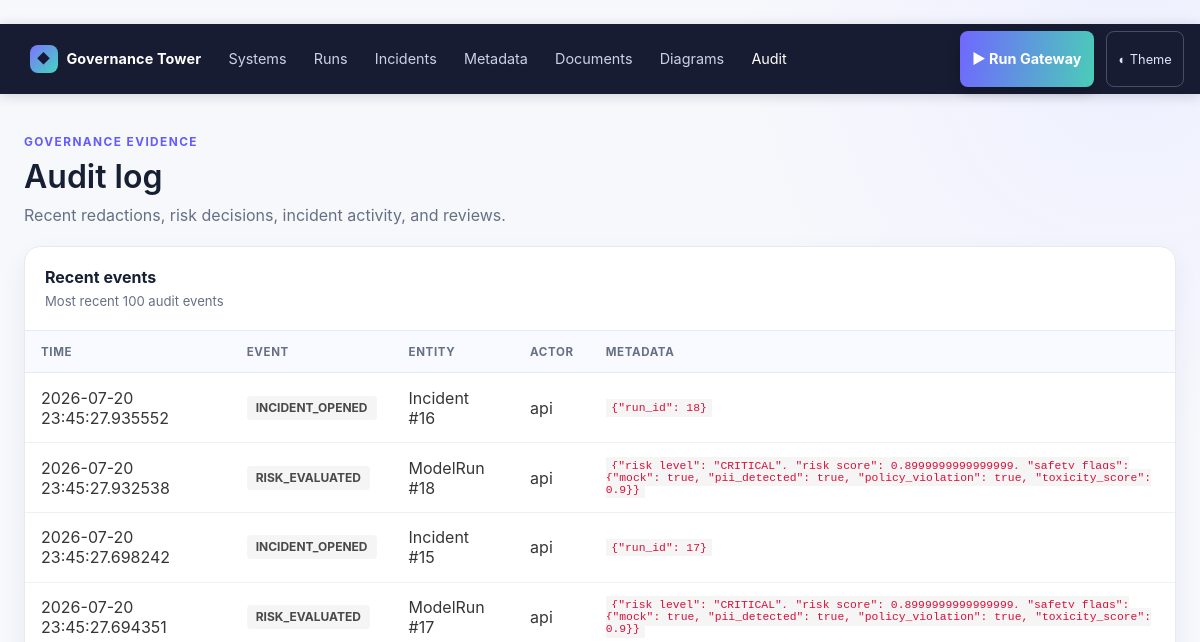
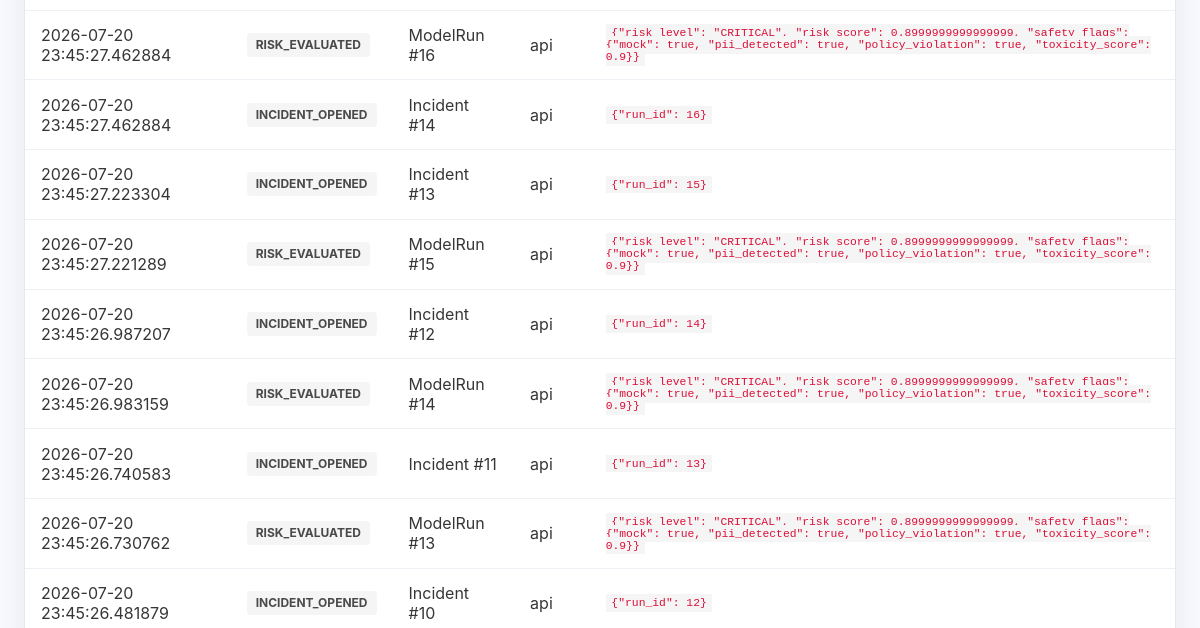
Page /dashboard/audit (upper part) on the earlier database version (2 pictures, top to bottom).
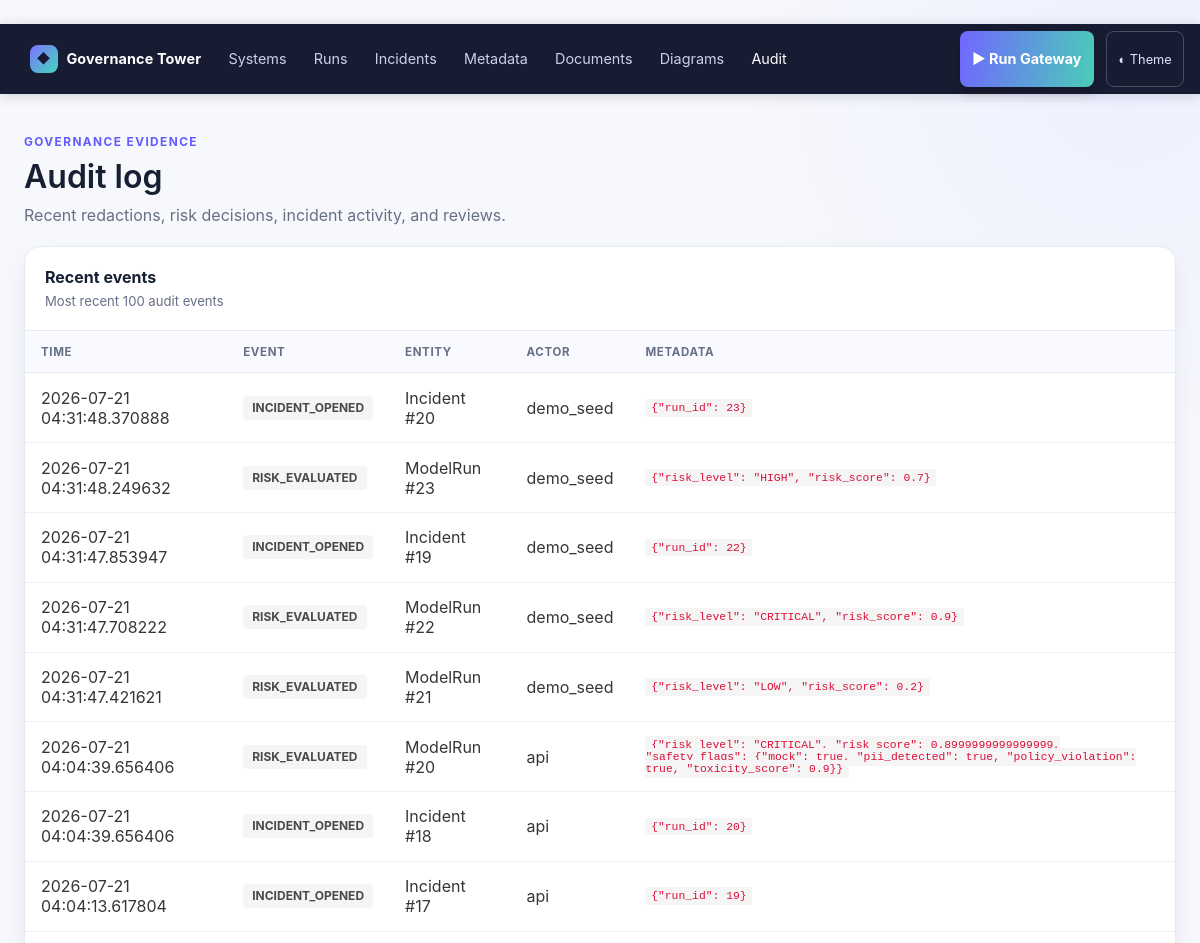
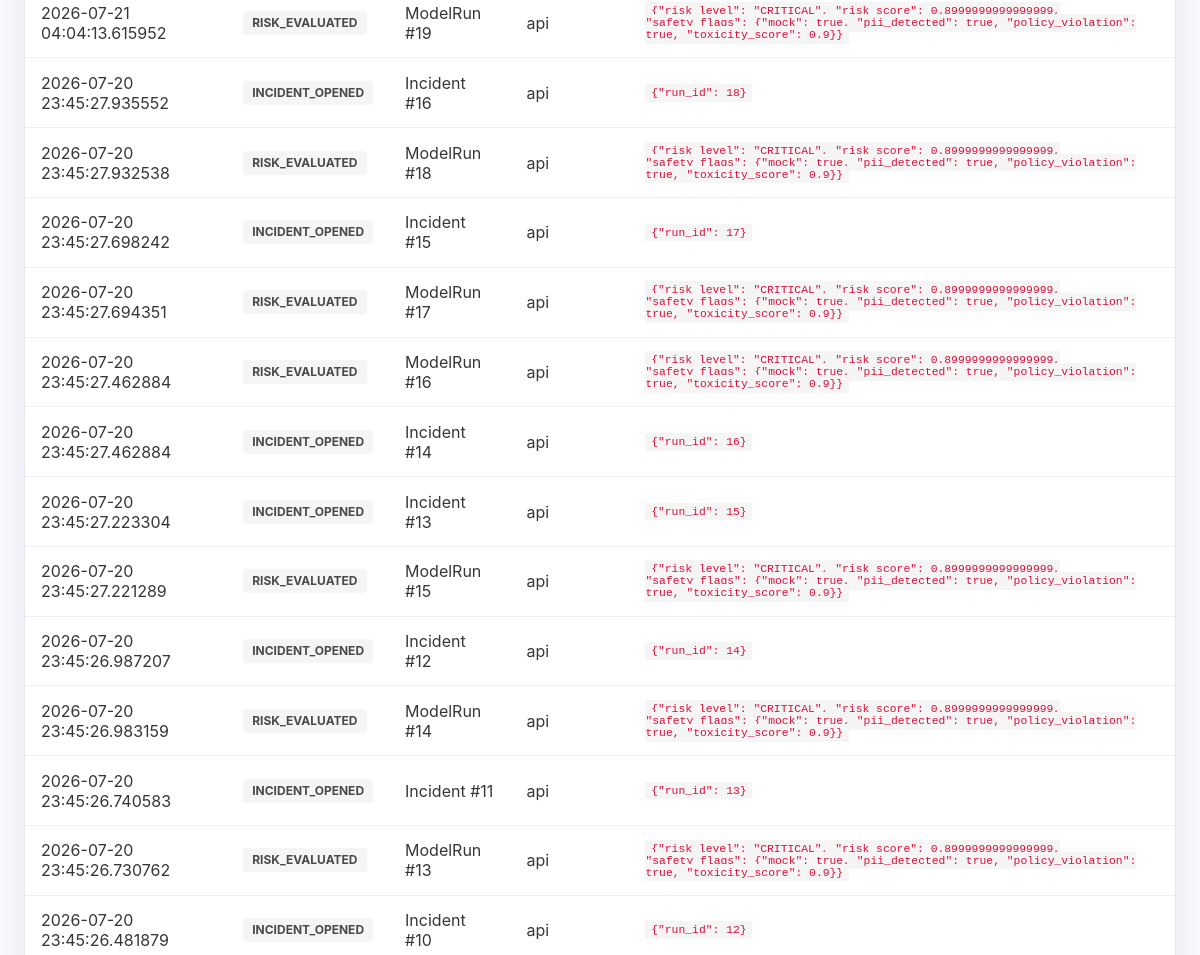
Same page on the later database version (2 pictures, top to bottom).
### models.py (models this page shows)
class AuditEvent(Base):
    __tablename__ = "audit_events"
    id = Column(Integer, primary_key=True)
    entity_type = Column(String(64))
    entity_id = Column(Integer, nullable=False)
    event_type = Column(String(64))
    actor = Column(String(255))
    event_metadata = Column(JSON)
    created_at = Column(DateTime, default=datetime.utcnow)

### dashboard/dashboard_api.py (the view)
@dashboard.get("/audit")
def audit_log(request: Request, session: Session = Depends(get_session)):
    events = session.query(AuditEvent).order_by(AuditEvent.created_at.desc()).limit(100).all()
    return templates.TemplateResponse(request, "audit.html", {"events": events, "active_page": "audit"})

### dashboard/templates/audit.html
﻿{% extends "base.html" %}
{% block content %}
<div class="ct-page"><header class="ct-page-hero"><div><p class="ct-eyebrow">Governance evidence</p><h1 class="title is-3">Audit log</h1><p class="subtitle is-6">Recent redactions, risk decisions, incident activity, and reviews.</p></div></header><section class="ct-card"><div class="ct-card-header"><div><h2 class="ct-card-title">Recent events</h2><p class="ct-card-subtitle">Most recent 100 audit events</p></div></div>{% if events %}<div class="table-container"><table class="table is-fullwidth ct-table"><thead><tr><th>Time</th><th>Event</th><th>Entity</th><th>Actor</th><th>Metadata</th></tr></thead><tbody>{% for event in events %}<tr><td>{{ event.created_at }}</td><td><span class="tag is-light ct-pill">{{ event.event_type }}</span></td><td>{{ event.entity_type }} #{{ event.entity_id }}</td><td>{{ event.actor or 'system' }}</td><td><code>{{ event.event_metadata | tojson }}</code></td></tr>{% endfor %}</tbody></table></div>{% else %}<div class="ct-empty"><strong>No audit events yet</strong>Gateway runs, incident reviews, and demo data will appear here.</div>{% endif %}</section></div>
{% endblock %}

Differences in the rows shown:
added AuditEvent: created_at "2026-07-21 04:31:48.370888", event_type "INCIDENT_OPENED", entity_type "Incident", entity_id "20", actor "demo_seed", event_metadata|tojson "{\"run_id\": 23}"
added AuditEvent: created_at "2026-07-21 04:31:48.249632", event_type "RISK_EVALUATED", entity_type "ModelRun", entity_id "23", actor "demo_seed", event_metadata|tojson "{\"risk_level\": \"HIGH\", \"risk_score\": 0.7}"
added AuditEvent: created_at "2026-07-21 04:31:47.853947", event_type "INCIDENT_OPENED", entity_type "Incident", entity_id "19", actor "demo_seed", event_metadata|tojson "{\"run_id\": 22}"
added AuditEvent: created_at "2026-07-21 04:31:47.708222", event_type "RISK_EVALUATED", entity_type "ModelRun", entity_id "22", actor "demo_seed", event_metadata|tojson "{\"risk_level\": \"CRITICAL\", \"risk_score\": 0.9}"
added AuditEvent: created_at "2026-07-21 04:31:47.421621", event_type "RISK_EVALUATED", entity_type "ModelRun", entity_id "21", actor "demo_seed", event_metadata|tojson "{\"risk_level\": \"LOW\", \"risk_score\": 0.2}"
added AuditEvent: created_at "2026-07-21 04:04:39.656406", event_type "RISK_EVALUATED", entity_type "ModelRun", entity_id "20", actor "api", event_metadata|tojson "{\"risk_level\": \"CRITICAL\", \"risk_score\": 0.8999999999999999, \"safety_flags\": {\"mock\": true, \"pii_detected\": true, \"policy_violation\": true, \"toxicity_score\": 0.9}}"
added AuditEvent: created_at "2026-07-21 04:04:39.656406", event_type "INCIDENT_OPENED", entity_type "Incident", entity_id "18", actor "api", event_metadata|tojson "{\"run_id\": 20}"
added AuditEvent: created_at "2026-07-21 04:04:13.617804", event_type "INCIDENT_OPENED", entity_type "Incident", entity_id "17", actor "api", event_metadata|tojson "{\"run_id\": 19}"
added AuditEvent: created_at "2026-07-21 04:04:13.615952", event_type "RISK_EVALUATED", entity_type "ModelRun", entity_id "19", actor "api", event_metadata|tojson "{\"risk_level\": \"CRITICAL\", \"risk_score\": 0.8999999999999999, \"safety_flags\": {\"mock\": true, \"pii_detected\": true, \"policy_violation\": true, \"toxicity_score\": 0.9}}"
